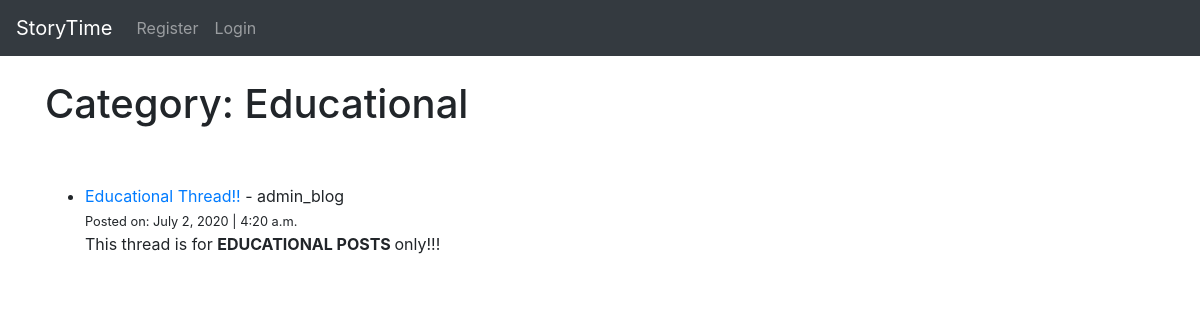
The app's page /category/educational/ with its own data.
### myblog/models.py (models this page shows, shortened)
class Post(models.Model):
    title = models.CharField(max_length=255)
    title_tag = models.CharField(max_length=255, default="Story Time!")
    author = models.ForeignKey(User, on_delete=models.CASCADE)
    category = models.CharField(max_length=255, default='random')
    body = RichTextField(blank=True, null=True)
    post_date = models.DateField(auto_now_add=True)
    post_time = models.TimeField(auto_now_add=True)
    likes = models.ManyToManyField(User, related_name='blog_posts')
    summary = models.CharField(max_length=255, default='Click the link to read the content!')
    image = models.ImageField(null=True, blank=True, upload_to="images/")
    add_file = models.FileField(null=True, blank=True, upload_to="")

### myblog/views.py (the view)
# urls.py: path('category/<str:dogs>/', CategoryView, name='category'),
def CategoryView(request, dogs):
    category_posts = Post.objects.filter(category=dogs.replace('-', ' '))
    return render(request, 'categories.html', {'dogs': dogs.title().replace('-', ' '), 'category_posts':category_posts})

### myblog/templates/categories.html (shortened to what this page needs)
{% extends 'base.html' %}
{% block content %}
{% if category_posts %}
    <h1>Category: {{ dogs }}</h1>
    <ul>
        <br/><br/>
        {% for post in category_posts %}
            <li>
                <a href="{% url 'article-detail' post.pk %}">{{ post.title }}</a> - {{ post.author }}<br/>
                <small>Posted on: {{ post.post_date }}  |  {{ post.post_time }}</small><br/>
                {{ post.body | slice:":100" | safe}}...
            <br/>
        {% endfor %}
    </ul>
{% else %}
<h1>Sorry The Page Doesn't Exist!</h1>
{% endif %}
{% endblock %}

### records on screen
Post: category "Educational", title "Educational Thread!!", author "admin_blog", post_date "July 2, 2020", post_time "4:20 a.m.", body "This thread is for EDUCATIONAL POSTS only!!!"
